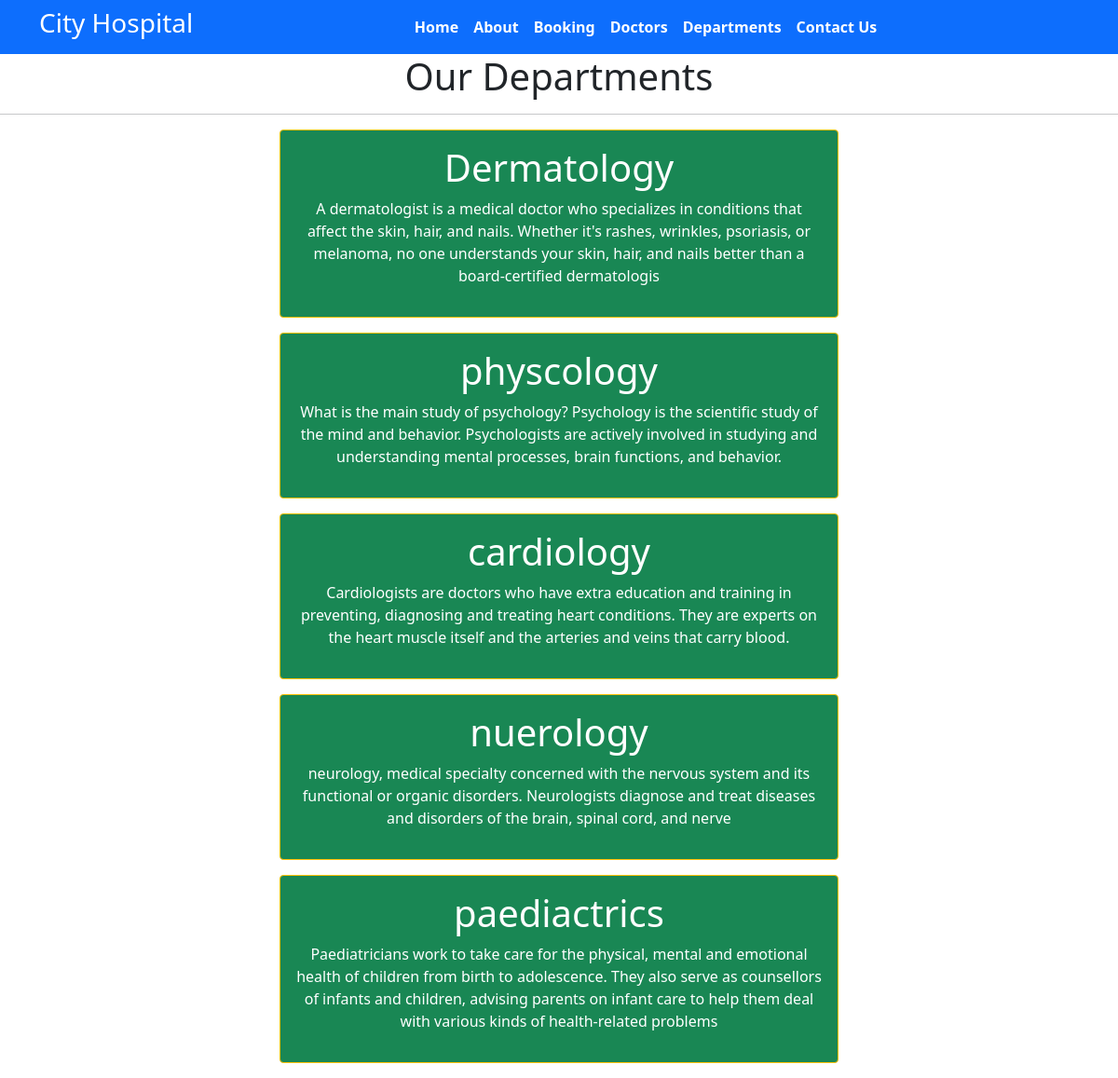
Page /department/ on the committed database.
### home/models.py (models this page shows, shortened)
class Department(models.Model):
    dep_name = models.CharField(max_length=100)
    dep_decription = models.TextField()

### home/views.py (the view)
# urls.py: path('department/', views.departments, name='department'),
def departments(request):
    dict_dept = {
        'dept': Department.objects.all()
    }
    return render(request,'department.html', dict_dept)

### templates/department.html (shortened to what this page needs)
{% extends 'base.html' %}
{% block content%}
<h1 class="text-center"> Our Departments </h1>
<hr>
{% for d in dept %}
<div class="mx-auto w-50 bg-success text-center text-white p-3 my-3 border border-warning rounded">
    <h1>{{d.dep_name}}</h1>
    <p>{{d.dep_decription}}</p>
</div>
{% endfor %}
{% endblock %}

### rows in the picture
Department: dep_name "Dermatology", dep_decription "A dermatologist is a medical doctor who specializes in conditions that affect the skin, hair, and nails. Whether it's rashes, wrinkles, psoriasis, or melanoma, no one understands your skin, hair, and nails better than a board-certified dermatologis"
Department: dep_name "physcology", dep_decription "What is the main study of psychology? Psychology is the scientific study of the mind and behavior. Psychologists are actively involved in studying and understanding mental processes, brain functions, and behavior."
Department: dep_name "cardiology", dep_decription "Cardiologists are doctors who have extra education and training in preventing, diagnosing and treating heart conditions. They are experts on the heart muscle itself and the arteries and veins that carry blood."
Department: dep_name "nuerology", dep_decription "neurology, medical specialty concerned with the nervous system and its functional or organic disorders. Neurologists diagnose and treat diseases and disorders of the brain, spinal cord, and nerve"
Department: dep_name "paediactrics", dep_decription "Paediatricians work to take care for the physical, mental and emotional health of children from birth to adolescence. They also serve as counsellors of infants and children, advising parents on infant care to help them deal with various kinds of health-related problems"
